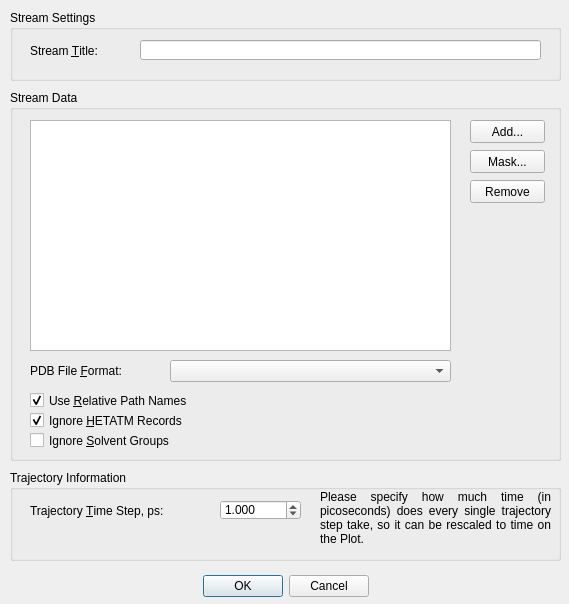
<?xml version="1.0" encoding="UTF-8"?>
<ui version="4.0">
 <class>streamDialog</class>
 <widget class="QDialog" name="streamDialog">
  <property name="geometry">
   <rect>
    <x>0</x>
    <y>0</y>
    <width>569</width>
    <height>604</height>
   </rect>
  </property>
  <property name="windowTitle">
   <string/>
  </property>
  <widget class="QDialogButtonBox" name="buttonBox">
   <property name="geometry">
    <rect>
     <x>10</x>
     <y>570</y>
     <width>551</width>
     <height>32</height>
    </rect>
   </property>
   <property name="orientation">
    <enum>Qt::Horizontal</enum>
   </property>
   <property name="standardButtons">
    <set>QDialogButtonBox::Cancel|QDialogButtonBox::Ok</set>
   </property>
   <property name="centerButtons">
    <bool>true</bool>
   </property>
  </widget>
  <widget class="QGroupBox" name="groupBox">
   <property name="geometry">
    <rect>
     <x>10</x>
     <y>10</y>
     <width>551</width>
     <height>71</height>
    </rect>
   </property>
   <property name="title">
    <string>Stream Settings</string>
   </property>
   <widget class="QLineEdit" name="lineEdit">
    <property name="geometry">
     <rect>
      <x>130</x>
      <y>30</y>
      <width>401</width>
      <height>20</height>
     </rect>
    </property>
   </widget>
   <widget class="QLabel" name="label">
    <property name="geometry">
     <rect>
      <x>20</x>
      <y>30</y>
      <width>111</width>
      <height>21</height>
     </rect>
    </property>
    <property name="text">
     <string>Stream &amp;Title:</string>
    </property>
    <property name="buddy">
     <cstring>lineEdit</cstring>
    </property>
   </widget>
  </widget>
  <widget class="QGroupBox" name="groupBox_2">
   <property name="geometry">
    <rect>
     <x>10</x>
     <y>90</y>
     <width>551</width>
     <height>371</height>
    </rect>
   </property>
   <property name="title">
    <string>Stream Data</string>
   </property>
   <widget class="QListWidget" name="sList">
    <property name="geometry">
     <rect>
      <x>20</x>
      <y>30</y>
      <width>421</width>
      <height>231</height>
     </rect>
    </property>
    <property name="selectionMode">
     <enum>QAbstractItemView::MultiSelection</enum>
    </property>
   </widget>
   <widget class="QPushButton" name="sbAdd">
    <property name="geometry">
     <rect>
      <x>460</x>
      <y>30</y>
      <width>75</width>
      <height>23</height>
     </rect>
    </property>
    <property name="text">
     <string>Add...</string>
    </property>
   </widget>
   <widget class="QPushButton" name="sbRemove">
    <property name="geometry">
     <rect>
      <x>460</x>
      <y>90</y>
      <width>75</width>
      <height>23</height>
     </rect>
    </property>
    <property name="text">
     <string>Remove</string>
    </property>
   </widget>
   <widget class="QPushButton" name="sbAddMask">
    <property name="geometry">
     <rect>
      <x>460</x>
      <y>60</y>
      <width>75</width>
      <height>23</height>
     </rect>
    </property>
    <property name="text">
     <string>Mask...</string>
    </property>
   </widget>
   <widget class="QLabel" name="label_4">
    <property name="geometry">
     <rect>
      <x>20</x>
      <y>270</y>
      <width>141</width>
      <height>21</height>
     </rect>
    </property>
    <property name="text">
     <string>PDB File &amp;Format:</string>
    </property>
    <property name="buddy">
     <cstring>formatCombo</cstring>
    </property>
   </widget>
   <widget class="QComboBox" name="formatCombo">
    <property name="geometry">
     <rect>
      <x>160</x>
      <y>270</y>
      <width>281</width>
      <height>22</height>
     </rect>
    </property>
   </widget>
   <widget class="QCheckBox" name="relativeCb">
    <property name="geometry">
     <rect>
      <x>20</x>
      <y>300</y>
      <width>421</width>
      <height>21</height>
     </rect>
    </property>
    <property name="text">
     <string>Use &amp;Relative Path Names</string>
    </property>
    <property name="checked">
     <bool>true</bool>
    </property>
   </widget>
   <widget class="QCheckBox" name="hetatmCb">
    <property name="geometry">
     <rect>
      <x>20</x>
      <y>320</y>
      <width>421</width>
      <height>21</height>
     </rect>
    </property>
    <property name="text">
     <string>Ignore &amp;HETATM Records</string>
    </property>
    <property name="checked">
     <bool>true</bool>
    </property>
   </widget>
   <widget class="QCheckBox" name="solventCb">
    <property name="geometry">
     <rect>
      <x>20</x>
      <y>340</y>
      <width>421</width>
      <height>21</height>
     </rect>
    </property>
    <property name="text">
     <string>Ignore &amp;Solvent Groups</string>
    </property>
    <property name="checked">
     <bool>false</bool>
    </property>
   </widget>
  </widget>
  <widget class="QGroupBox" name="groupBox_3">
   <property name="geometry">
    <rect>
     <x>10</x>
     <y>470</y>
     <width>551</width>
     <height>91</height>
    </rect>
   </property>
   <property name="title">
    <string>Trajectory Information</string>
   </property>
   <widget class="QLabel" name="label_2">
    <property name="geometry">
     <rect>
      <x>20</x>
      <y>30</y>
      <width>191</width>
      <height>21</height>
     </rect>
    </property>
    <property name="text">
     <string>Trajectory &amp;Time Step, ps:</string>
    </property>
    <property name="buddy">
     <cstring>timestep</cstring>
    </property>
   </widget>
   <widget class="QDoubleSpinBox" name="timestep">
    <property name="geometry">
     <rect>
      <x>210</x>
      <y>30</y>
      <width>81</width>
      <height>20</height>
     </rect>
    </property>
    <property name="prefix">
     <string/>
    </property>
    <property name="suffix">
     <string/>
    </property>
    <property name="decimals">
     <number>3</number>
    </property>
    <property name="minimum">
     <double>0.001000000000000</double>
    </property>
    <property name="maximum">
     <double>99.998999999999995</double>
    </property>
    <property name="value">
     <double>1.000000000000000</double>
    </property>
   </widget>
   <widget class="QLabel" name="label_3">
    <property name="geometry">
     <rect>
      <x>310</x>
      <y>20</y>
      <width>231</width>
      <height>61</height>
     </rect>
    </property>
    <property name="text">
     <string>Please specify how much time (in picoseconds) does every single trajectory step take, so it can be rescaled to time on the Plot.</string>
    </property>
    <property name="alignment">
     <set>Qt::AlignJustify|Qt::AlignTop</set>
    </property>
    <property name="wordWrap">
     <bool>true</bool>
    </property>
   </widget>
  </widget>
 </widget>
 <tabstops>
  <tabstop>lineEdit</tabstop>
  <tabstop>sList</tabstop>
  <tabstop>sbAdd</tabstop>
  <tabstop>sbAddMask</tabstop>
  <tabstop>sbRemove</tabstop>
  <tabstop>formatCombo</tabstop>
  <tabstop>timestep</tabstop>
  <tabstop>buttonBox</tabstop>
 </tabstops>
 <resources/>
 <connections>
  <connection>
   <sender>buttonBox</sender>
   <signal>rejected()</signal>
   <receiver>streamDialog</receiver>
   <slot>reject()</slot>
   <hints>
    <hint type="sourcelabel">
     <x>316</x>
     <y>440</y>
    </hint>
    <hint type="destinationlabel">
     <x>286</x>
     <y>274</y>
    </hint>
   </hints>
  </connection>
 </connections>
</ui>
